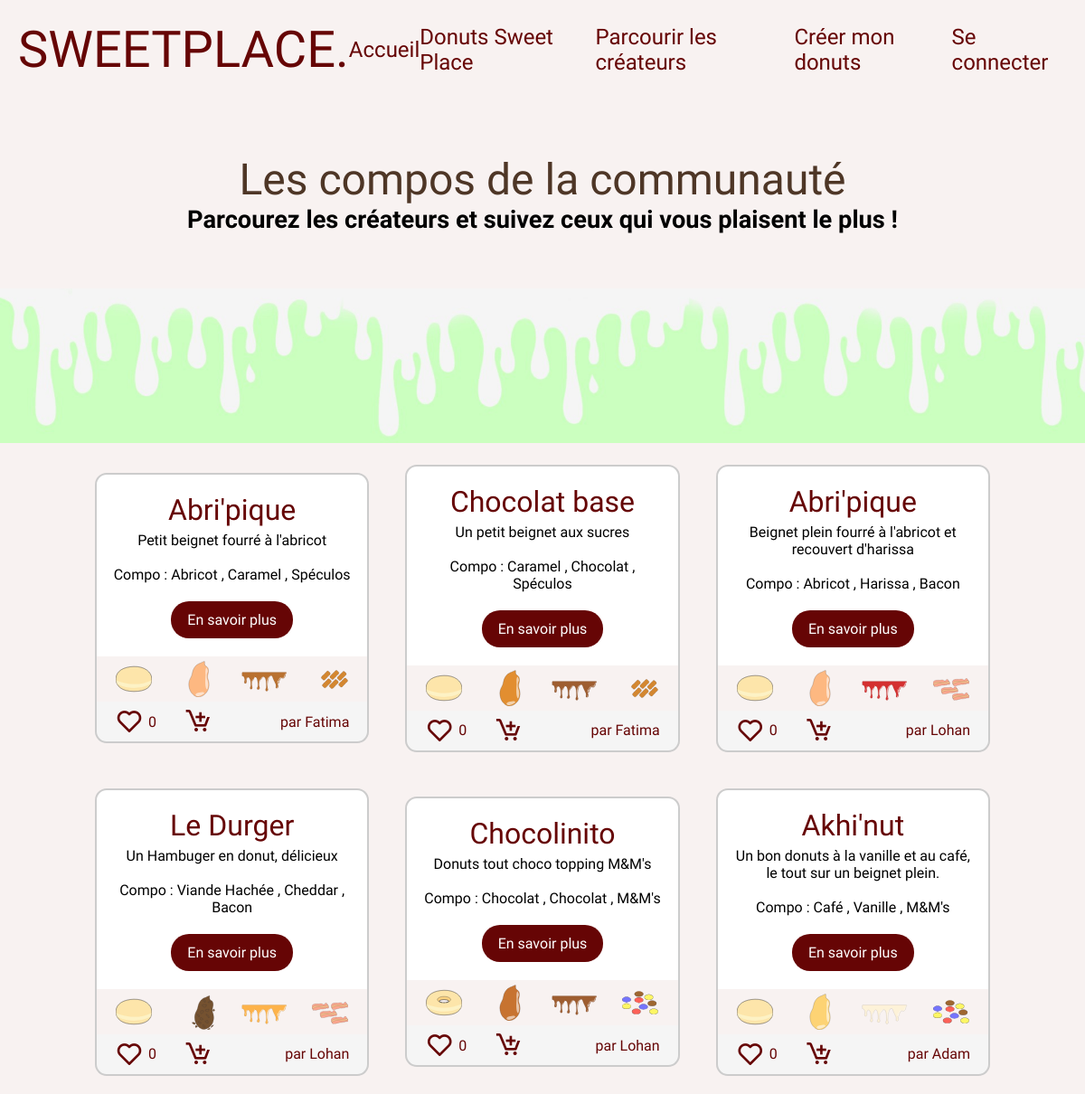
The page /parcourir.php on the database its author committed.
### tables this page shows
CREATE TABLE IF NOT EXISTS `compositions_donuts` (
  `id_composition` int NOT NULL AUTO_INCREMENT,
  `donut_name` varchar(255) DEFAULT NULL,
  `id_beignet` int NOT NULL,
  `id_fourrage` int NOT NULL,
  `id_glacage` int NOT NULL,
  `id_topping` int NOT NULL,
  `id_createur` int NOT NULL,
  `description` text,
  `type` varchar(20) NOT NULL,
  PRIMARY KEY (`id_composition`),
  KEY `fk_beignet` (`id_beignet`),
  KEY `fk_createur` (`id_createur`),
  KEY `fk_fourrage` (`id_fourrage`),
  KEY `fk_glacage` (`id_glacage`),
  KEY `fk_topping` (`id_topping`)
);

CREATE TABLE IF NOT EXISTS `beignets` (
  `id_beignet` int NOT NULL AUTO_INCREMENT,
  `name_beignet` varchar(30) NOT NULL,
  `img_beignets` text NOT NULL,
  `type_beignet` varchar(20) NOT NULL,
  PRIMARY KEY (`id_beignet`)
);

CREATE TABLE IF NOT EXISTS `glacages` (
  `id_glacage` int NOT NULL AUTO_INCREMENT,
  `name_glacage` varchar(40) NOT NULL,
  `img_glacage` text NOT NULL,
  `type_glacage` varchar(20) NOT NULL,
  PRIMARY KEY (`id_glacage`)
);

CREATE TABLE IF NOT EXISTS `topping` (
  `id_topping` int NOT NULL AUTO_INCREMENT,
  `name_topping` varchar(30) NOT NULL,
  `img_topping` text NOT NULL,
  `type_topping` varchar(20) NOT NULL,
  PRIMARY KEY (`id_topping`)
);

CREATE TABLE IF NOT EXISTS `fourrages` (
  `id_fourrage` int NOT NULL AUTO_INCREMENT,
  `name_fourrage` varchar(30) NOT NULL,
  `img_fourrage` text NOT NULL,
  `type_fourrage` varchar(30) NOT NULL,
  PRIMARY KEY (`id_fourrage`)
);

CREATE TABLE IF NOT EXISTS `users` (
  `id_user` int NOT NULL AUTO_INCREMENT,
  `login` varchar(30) NOT NULL,
  `mdp` varchar(90) NOT NULL,
  `photo` text NOT NULL,
  `description` text NOT NULL,
  `admin` int NOT NULL,
  PRIMARY KEY (`id_user`)
);

### models/donuts_users.php (called while the page is built, shortened)
<?php
function getDonutsUsers(PDO $pdo, int $userId = 0, int $limit = 0, bool $random = false): array
{
    $sql = "
    SELECT
        c.id_composition,
        c.donut_name,
        c.description,
        c.type AS composition_type,
        u.id_user,
        u.login,
        -- beignet
        b.id_beignet,
        b.name_beignet,
        b.img_beignets,
        b.type_beignet,
        -- fourrage
        f.id_fourrage,
        f.name_fourrage,
        f.img_fourrage,
        f.type_fourrage,
        -- glacage
        g.id_glacage,
        g.name_glacage,
        g.img_glacage,
        g.type_glacage,
        -- topping
        t.id_topping,
        t.name_topping,
        t.img_topping,
        t.type_topping,
        COALESCE(l.likes, 0) AS likes,
        EXISTS(
          SELECT 1 FROM fk_like f2
          WHERE f2.id_compositions_donuts = c.id_composition
            AND f2.id_users = :userId
        ) AS already_liked
    FROM compositions_donuts c
    JOIN users u ON c.id_createur = u.id_user
    LEFT JOIN beignets b ON c.id_beignet = b.id_beignet
    LEFT JOIN fourrages f ON c.id_fourrage = f.id_fourrage
    LEFT JOIN glacages g ON c.id_glacage = g.id_glacage
    LEFT JOIN topping t ON c.id_topping = t.id_topping
    LEFT JOIN (
        SELECT id_compositions_donuts, COUNT(*) AS likes
        FROM fk_like
        GROUP BY id_compositions_donuts
    ) l ON l.id_compositions_donuts = c.id_composition
    ";
    if ($random) {
        $sql .= " ORDER BY RAND() ";
    } else {
        $sql .= " ORDER BY c.id_composition DESC ";
    }
    $stmt = $pdo->prepare($sql);
    $stmt->bindValue(':userId', $userId, PDO::PARAM_INT);
    $stmt->execute();
    return $stmt->fetchAll(PDO::FETCH_ASSOC);
}

### views/_donuts_users.php (the view, shortened to what this page needs)
<div data-id="<?= htmlspecialchars($donut['id_composition']) ?>" class="onecard-container">
    <div class="card userdonuts">
        <div class="laterale-barre composition">
            <?php if (!empty($donut['img_beignets'])): ?>
                <img class="layer" src="<?= htmlspecialchars($donut['img_beignets'], ENT_QUOTES); ?>">
            <?php endif; ?>
            <?php if (!empty($donut['img_glacage'])): ?>
                <img class="layer imgbig" src="<?= htmlspecialchars($donut['img_glacage'], ENT_QUOTES); ?>">
            <?php endif; ?>
            <?php if (!empty($donut['img_topping'])): ?>
                <img class="layer" src="<?= htmlspecialchars($donut['img_topping'], ENT_QUOTES); ?>">
            <?php endif; ?>
        </div>
        <h3><?= htmlspecialchars($donut['donut_name']) ?></h3>
        <div class="content">
            <p class="desc-donuts"><?= htmlspecialchars($donut['description']) ?>
                <br><br>Compo : <?php if (!empty($donut['name_fourrage'])): ?>
                    <?= htmlspecialchars($donut['name_fourrage']) ?>
                <?php endif; ?>,<?php if (!empty($donut['name_glacage'])): ?>
                    <?= htmlspecialchars($donut['name_glacage']) ?>
                <?php endif; ?>,<?php if (!empty($donut['name_topping'])): ?>
                    <?= htmlspecialchars($donut['name_topping']) ?>
                <?php endif; ?>
            </p>
        </div>
        <div class="addcart">
            <a href="details_donuts.php?id=<?= $donut['id_composition'] ?>" class=" know-more  btn">
                En savoir plus
            </a>
        </div>
    </div>
    <div class="interaction">
        <div class="int-left">
            <div class="like">
                <i class="btnlike bx <?= $donut['already_liked'] ? 'bxs-heart' : 'bx-heart' ?>"
                    data-id="<?= $donut['id_composition'] ?>"
                    data-liked="<?= $donut['already_liked'] ? '1' : '0' ?>"></i>
                <p class="nb_like"><?= $donut['likes'] ?></p>
            </div>
            <a href="addpanier.php?id=<?= $donut['id_composition'] ?>" class="useraddcart">
                <i class='bx bx-cart-add'></i>
            </a>
        </div>
        <a class="creator" href="profil.php?id=<?= (int) $donut['id_user'] ?>">
            par <?= htmlspecialchars($donut['login'] ?? '', ENT_QUOTES) ?>
        </a>
    </div>
</div>

### parcourir.php (shortened to what this page needs)
<?php
require 'config.php';
require 'models/donuts_users.php';
$userId = $_SESSION['id'] ?? 0;
$donuts = getDonutsUsers($pdo, $userId);
?>
<!DOCTYPE html>
<html lang="fr">
<head>
    <?php include 'css/links.php'; ?>
</head>
<body>
    <?php include 'header/header.php'; ?>
    <div class="welcome">
        <div class="content">
            <h1>Les compos de la communauté</h1>
            <p class='slogan'>Parcourez les créateurs et suivez ceux qui vous plaisent le plus !</p>
        </div>
    </div>
    <img class="degouline " src="images/design/degouline.jpg" alt="">
    <div class="tendances">
        <div class="cards-container">
            <?php foreach ($donuts as $donut): ?>
                <?php include 'views/_donuts_users.php'; ?>
            <?php endforeach; ?>
        </div>
    </div>
</body>
</html>

### css/styles.css (style rules this page uses)
:root { --mainfont: "Modak", system-ui; --textfont: "Mada", sans-serif; --maincolor: #f8f2f1; --textcolor: #4e3626; }
*, *::after, *::before { box-sizing: border-box; }
body { margin: 0; padding: 0; background-color: var(--maincolor); font-family: var(--textfont); }
h1, h2 { font-family: var(--mainfont); color: #4e3626; font-weight: 400; margin: 0; font-size: 3rem; }
p { margin: 0; }
.creator { text-decoration: none; color: #660505; }
.welcome { width: 100%; height: auto; padding: 30px; display: flex; justify-content: center; align-items: center; }
.welcome .content { display: flex; flex-direction: column; align-items: center; justify-content: center; font-family: var(--textfont); width: 90%; height: 90%; }
.slogan { font-size: 1.7rem; font-weight: 600; text-align: center; }
.welcome .content { padding: 30px; }
.tendances { padding: 20px; display: flex; flex-direction: column; }
h3 { font-family: var(--mainfont); font-weight: 400; color: var(--textcolor); font-size: 2rem; margin: 5px; }
.degouline { width: 100%; }
.cards-container { display: grid; grid-template-columns: repeat(auto-fit, minmax(300px, 1fr)); gap: 40px; align-items: stretch; width: min(100%, 990px); margin: 0 auto; }
.card { background-color: white; border-radius: 15px; padding: 15px; text-align: center; display: flex; flex-direction: column; align-items: center; justify-content: center; transition: 0.2s ease; position: relative; }
.onecard-container { transition: 0.2s ease; text-align: center; justify-content: center; align-content: center; height: 100%; }
.userdonuts { padding-bottom: 55px; border-radius: 13px 13px 0px 0px; border-top: 2px solid #ccc; border-right: 2px solid #ccc; border-left: 2px solid #ccc; }
.laterale-barre { position: absolute; bottom: 0px; width: 100%; height: 50px; background-color: var(--maincolor); display: flex; justify-content: space-around; align-items: center; padding: 5px; }
.laterale-barre img { width: 40px; height: 100%; opacity: 0.8; }
.laterale-barre .imgbig { object-fit: cover; object-position: auto; transform: scale(4); transform-origin: center; padding-right: 10px; padding-top: 3px; }
.card .content, .card .addcart, .interaction { display: flex; flex-grow: 1; align-items: center; }
.interaction { justify-content: space-between; padding: 5px 20px 5px 20px; z-index: 22; background-color: whitesmoke; border-left: 2px solid #ccc; border-bottom: 2px solid #ccc; border-right: 2px solid #ccc; border-radius: 0px 0px 13px 13px; }
.card .content .desc-donuts { width: 100%; }
.card a { z-index: 20; }
.addcart { gap: 25px; }
.int-left { display: flex; align-items: center; gap: 30px; }
.addcart i, .int-left i { font-size: 2rem; color: #660505; }
.like i { font-size: 2rem; color: var(--textcolor); }
.like { display: flex; gap: 5px; align-items: center; }
.nb_like { color: var(--textcolor); }
.interaction a { z-index: 20; }
.btn { text-decoration: none; color: white; background-color: var(--textcolor); font-size: 1rem; padding: 8px 15px; border: 3px solid transparent; border-radius: 20px; margin-top: 20px; transition: 0.2s ease; margin-bottom: 15px; }

### css/header.css (style rules this page uses)
:root { --mainfont: "Modak", system-ui; --textfont: "Mada", sans-serif; --maincolor: #f8f2f1; --textcolor: #660505; }

### rows shown on the page
compositions_donuts: id_beignet.img_beignets (picture), id_glacage.img_glacage (picture), id_topping.img_topping (picture), donut_name "Abri'pique", description "Petit beignet fourré à l'abricot", id_fourrage.name_fourrage "Abricot", id_glacage.name_glacage "Caramel", id_topping.name_topping "Spéculos", likes "0", id_createur.login "Fatima"
compositions_donuts: id_beignet.img_beignets (picture), id_glacage.img_glacage (picture), id_topping.img_topping (picture), donut_name "Chocolat base", description "Un petit beignet aux sucres", id_fourrage.name_fourrage "Caramel", id_glacage.name_glacage "Chocolat", id_topping.name_topping "Spéculos", likes "0", id_createur.login "Fatima"
compositions_donuts: id_beignet.img_beignets (picture), id_glacage.img_glacage (picture), id_topping.img_topping (picture), donut_name "Abri'pique", description "Beignet plein fourré à l'abricot et recouvert d'harissa", id_fourrage.name_fourrage "Abricot", id_glacage.name_glacage "Harissa", id_topping.name_topping "Bacon", likes "0", id_createur.login "Lohan"
compositions_donuts: id_beignet.img_beignets (picture), id_glacage.img_glacage (picture), id_topping.img_topping (picture), donut_name "Le Durger", description "Un Hambuger en donut, délicieux", id_fourrage.name_fourrage "Viande Hachée", id_glacage.name_glacage "Cheddar", id_topping.name_topping "Bacon", likes "0", id_createur.login "Lohan"
compositions_donuts: id_beignet.img_beignets (picture), id_glacage.img_glacage (picture), id_topping.img_topping (picture), donut_name "Chocolinito", description "Donuts tout choco topping M&M's", id_fourrage.name_fourrage "Chocolat", id_glacage.name_glacage "Chocolat", id_topping.name_topping "M&M's", likes "0", id_createur.login "Lohan"
compositions_donuts: id_beignet.img_beignets (picture), id_glacage.img_glacage (picture), id_topping.img_topping (picture), donut_name "Akhi'nut", description "Un bon donuts à la vanille et au café, le tout sur un beignet plein.", id_fourrage.name_fourrage "Café", id_glacage.name_glacage "Vanille", id_topping.name_topping "M&M's", likes "0", id_createur.login "Adam"
